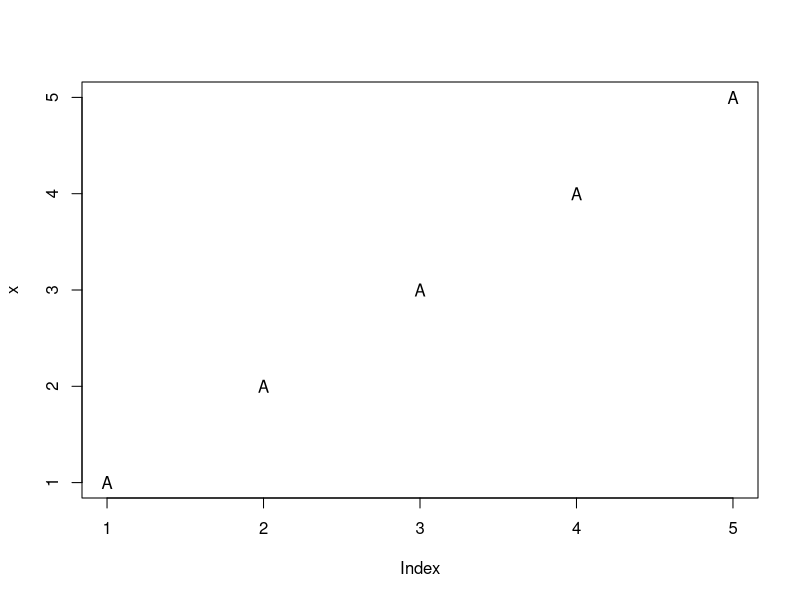
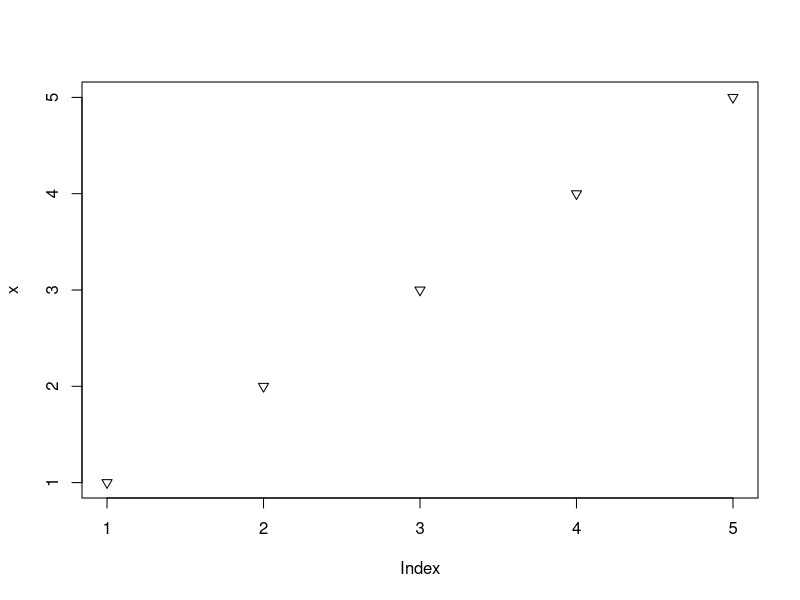
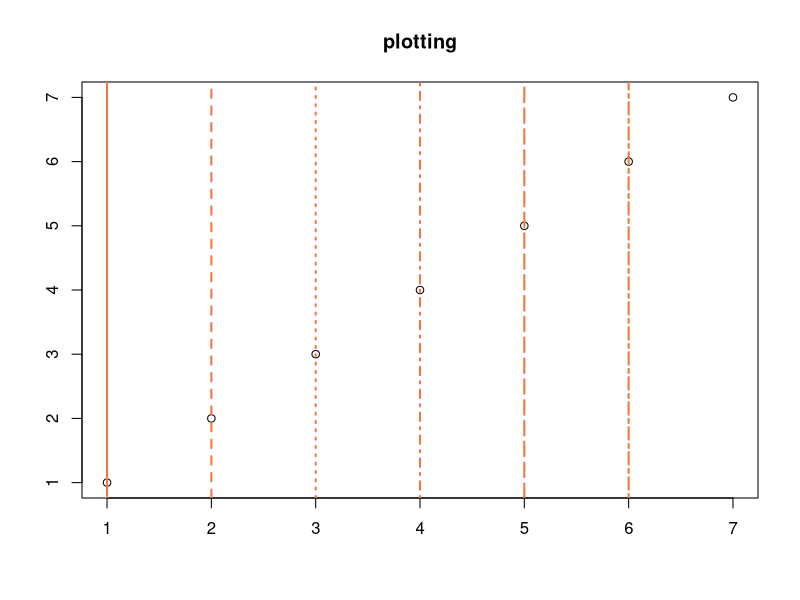
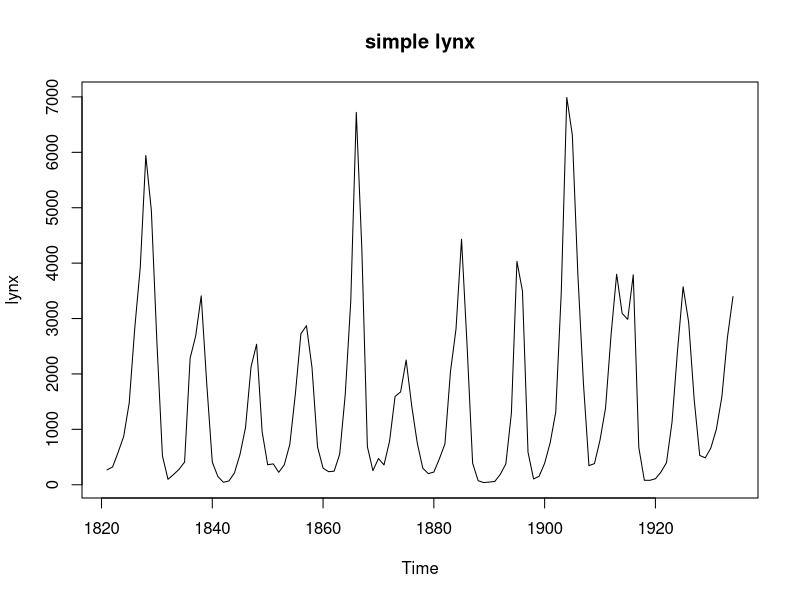
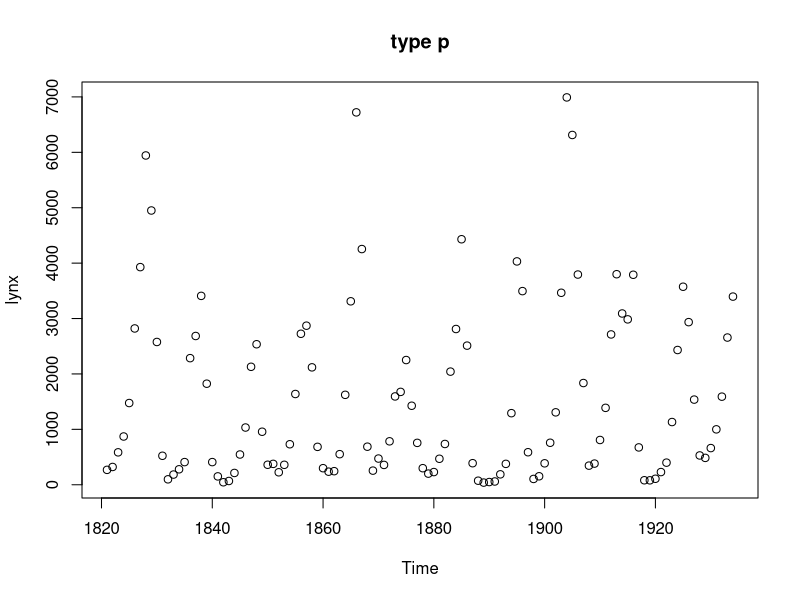
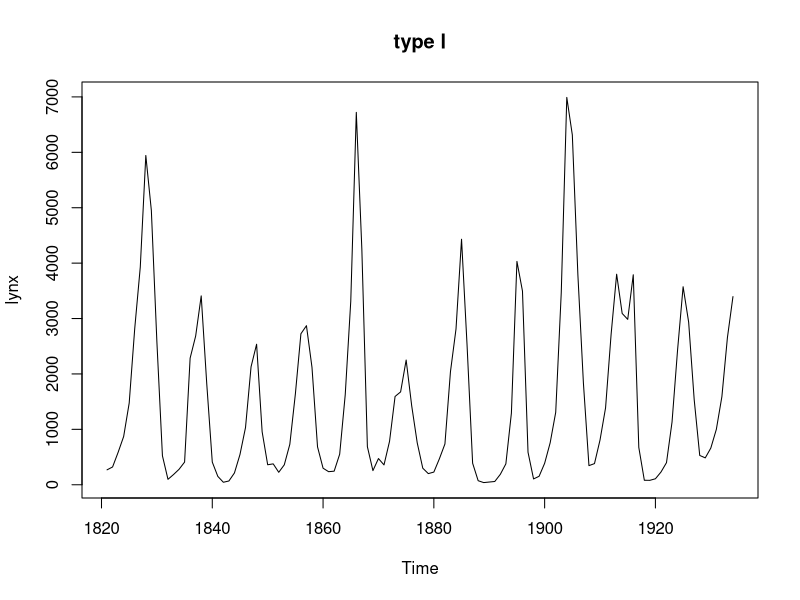
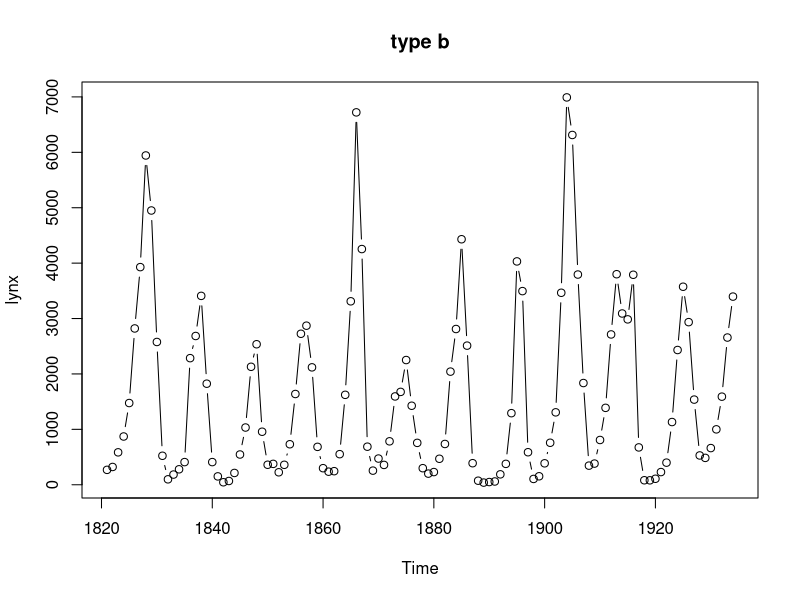
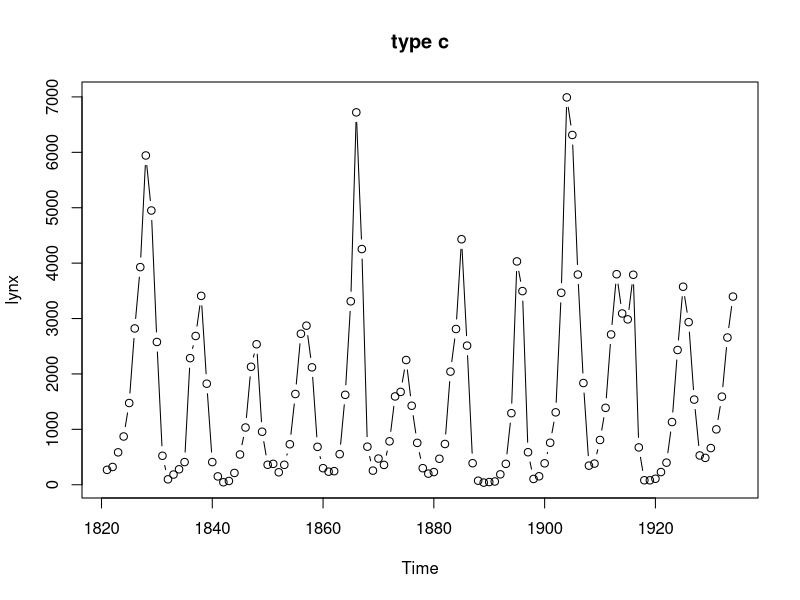

Here is the R script that generated these plots, in order:
head(colors(),100)
?pch
x=1:5
plot(x,pch="A")
plot(x,pch=25)


library(plotrix)
plot(1:7,ylab="",xlab="",main="plotting")
ablineclip(v=1,lty=1,col="sienna2",lwd=2)
ablineclip(v=2,lty=2,col="sienna2",lwd=2)
ablineclip(v=3,lty=3,col="sienna2",lwd=2)
ablineclip(v=4,lty=4,col="sienna2",lwd=2)
ablineclip(v=5,lty=5,col="sienna2",lwd=2)
ablineclip(v=6,lty=6,col="sienna2",lwd=2)
ablineclip(v=7,lty=0,col="sienna2",lwd=2)

#par(mfrow=c(3,3),col.axis="red")
plot(lynx,main="simple lynx")
plot(lynx,type="p",main="type p")   #points(default)
plot(lynx,type="l",main="type l")   #lines(time series default)
plot(lynx,type="b",main="type b")   #points connected by lines
plot(lynx,type="b",main="type c")   #lines only of b
plot(lynx,type="o",main="type o")   #points overlaid by lines
plot(lynx,type="h",main="type h")   #high density
plot(lynx,type="s",main="type s")   #steps
plot(lynx,type="n",main="type n")   #no plot

